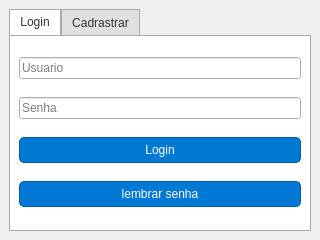
<?xml version="1.0" encoding="UTF-8"?>
<ui version="4.0">
 <class>MainWindow</class>
 <widget class="QMainWindow" name="MainWindow">
  <property name="geometry">
   <rect>
    <x>0</x>
    <y>0</y>
    <width>320</width>
    <height>240</height>
   </rect>
  </property>
  <property name="windowTitle">
   <string>Autenticação</string>
  </property>
  <widget class="QWidget" name="centralwidget">
   <layout class="QVBoxLayout" name="verticalLayout">
    <item>
     <widget class="QTabWidget" name="tabWidget">
      <property name="styleSheet">
       <string notr="true">
QMainWindow {
    background-color: #f9f9f9; 
    border: 1px solid #ccc
}

QTabWidget::pane {
    border: 1px solid #aaa; 
    background-color: #ffffff;
}

QTabBar::tab {
    background: #e0e0e0;
    padding: 5px 10px;
    border: 1px solid #aaa;
    border-bottom: none;
    color: #333;
}

QTabBar::tab:selected {
    background: #ffffff;
    border-bottom: 1px solid #fff;
}

QListView {
    background: #ffffff;
    border: 1px solid #ccc;
    color: #333;
    padding: 5px;
}

QPushButton {
    background-color: #0078d4;
    color: white;
    border: 1px solid #005a9e;
    border-radius: 5px;
    padding: 5px 10px;
}

QPushButton:hover {
    background-color: #005a9e;
}

QPushButton:pressed {
    background-color: #003f7e;
}

QComboBox {
    background-color: #ffffff;
    border: 1px solid #ccc;
    border-radius: 5px;
    padding: 5px;
    color: #333;
}

QComboBox:disabled {
    background-color: #f0f0f0; /* Cor de fundo para desativado */
    border: 1px solid #aaa; /* Cor da borda quando desativado */
    color: #888; /* Cor do texto quando desativado */
}

QComboBox::drop-down {
    border-left: 1px solid #aaa;
    width: 20px;
    background: #e0e0e0;
}

QMenuBar {
    background-color: #e0e0e0;
    border-bottom: 1px solid #ccc;
}

QMenuBar::item {
    padding: 5px 10px;
    background: transparent;
}

QMenuBar::item:selected {
    background: #d0d0d0;
}

QMenu {
    background: #ffffff;
    border: 1px solid #ccc;
}

QMenu::item:selected {
    background: #0078d4;
    color: white;
}

/* Separadores visuais */
QListView::item {
    border-bottom: 1px solid #ddd; /* Linha entre os itens */
    padding: 2px;
    padding-left: 12px; /* Espaço reservado para o indicador */
    position: relative; /* Necessário para posicionar o indicador */
}

/* Indicador de status */
QListView::item {
    content: &quot;&quot;;
    position: absolute;
    left: 0; /* Posicionado no início do item */
    top: 0;
    bottom: 0;
    width: 16px; /* Largura do indicador */
}

/* Itens selecionados */
QListView::item:selected {
    background-color: #0078d4;
    color: white;
}

/* Separadores especiais */
QListView::item[separator=&quot;true&quot;] {
    background-color: #f0f0f0;
    font-weight: bold;
    border-bottom: 2px solid #aaa;
}
</string>
      </property>
      <property name="currentIndex">
       <number>0</number>
      </property>
      <widget class="QWidget" name="tab">
       <attribute name="title">
        <string>Login</string>
       </attribute>
       <layout class="QVBoxLayout" name="verticalLayout_3">
        <item>
         <widget class="QLineEdit" name="lineEdit_usuario_login">
          <property name="placeholderText">
           <string>Usuario</string>
          </property>
         </widget>
        </item>
        <item>
         <widget class="QLineEdit" name="lineEdit_senha_login">
          <property name="placeholderText">
           <string>Senha</string>
          </property>
         </widget>
        </item>
        <item>
         <widget class="QPushButton" name="pushButton_login">
          <property name="text">
           <string>Login</string>
          </property>
         </widget>
        </item>
        <item>
         <widget class="QPushButton" name="pushButton_recuperar_login">
          <property name="text">
           <string>lembrar senha</string>
          </property>
         </widget>
        </item>
       </layout>
      </widget>
      <widget class="QWidget" name="tab_2">
       <attribute name="title">
        <string>Cadrastrar</string>
       </attribute>
       <layout class="QVBoxLayout" name="verticalLayout_2">
        <item>
         <widget class="QLineEdit" name="lineEdit_email">
          <property name="placeholderText">
           <string>E-mail</string>
          </property>
         </widget>
        </item>
        <item>
         <widget class="QLineEdit" name="lineEdit_usuario">
          <property name="placeholderText">
           <string>Usuario</string>
          </property>
         </widget>
        </item>
        <item>
         <widget class="QLineEdit" name="lineEdit_senha">
          <property name="placeholderText">
           <string>Senha</string>
          </property>
         </widget>
        </item>
        <item>
         <widget class="QLineEdit" name="lineEdit_confirm_senha">
          <property name="placeholderText">
           <string>confirme a senha</string>
          </property>
         </widget>
        </item>
        <item>
         <widget class="QPushButton" name="pushButton_cadrastro">
          <property name="text">
           <string>Cadrastrar</string>
          </property>
         </widget>
        </item>
       </layout>
      </widget>
     </widget>
    </item>
   </layout>
  </widget>
 </widget>
 <resources/>
 <connections/>
</ui>
